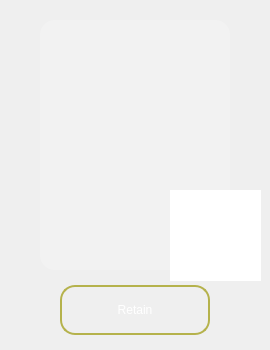
<?xml version="1.0" encoding="UTF-8"?>
<ui version="4.0">
 <class>kouCard</class>
 <widget class="QFrame" name="kouCard">
  <property name="geometry">
   <rect>
    <x>0</x>
    <y>0</y>
    <width>270</width>
    <height>350</height>
   </rect>
  </property>
  <property name="windowTitle">
   <string>Frame</string>
  </property>
  <property name="styleSheet">
   <string notr="true">#kouCard{
border-image: url(:/images/rule_background.png);
border-radius:75px;
}</string>
  </property>
  <property name="frameShape">
   <enum>QFrame::StyledPanel</enum>
  </property>
  <property name="frameShadow">
   <enum>QFrame::Raised</enum>
  </property>
  <widget class="QToolButton" name="ShowCard">
   <property name="geometry">
    <rect>
     <x>40</x>
     <y>20</y>
     <width>190</width>
     <height>250</height>
    </rect>
   </property>
   <property name="styleSheet">
    <string notr="true">border-radius:15px;
background-color: rgba(255, 255, 254, 50);</string>
   </property>
   <property name="text">
    <string/>
   </property>
  </widget>
  <widget class="QToolButton" name="toolButton">
   <property name="geometry">
    <rect>
     <x>60</x>
     <y>285</y>
     <width>150</width>
     <height>50</height>
    </rect>
   </property>
   <property name="styleSheet">
    <string notr="true">border-radius:15px;
border:2px solid rgb(181, 178, 76);
background-color: rgba(255, 255, 254, 0);
font: italic 20pt &quot;Bodoni MT&quot;;
color:white;</string>
   </property>
   <property name="text">
    <string>Retain</string>
   </property>
  </widget>
  <widget class="QGraphicsView" name="Gold">
   <property name="geometry">
    <rect>
     <x>170</x>
     <y>190</y>
     <width>91</width>
     <height>91</height>
    </rect>
   </property>
   <property name="styleSheet">
    <string notr="true">border-image: url(:/images/bbb.png);
border-radius:45px;</string>
   </property>
  </widget>
 </widget>
 <resources/>
 <connections/>
</ui>
